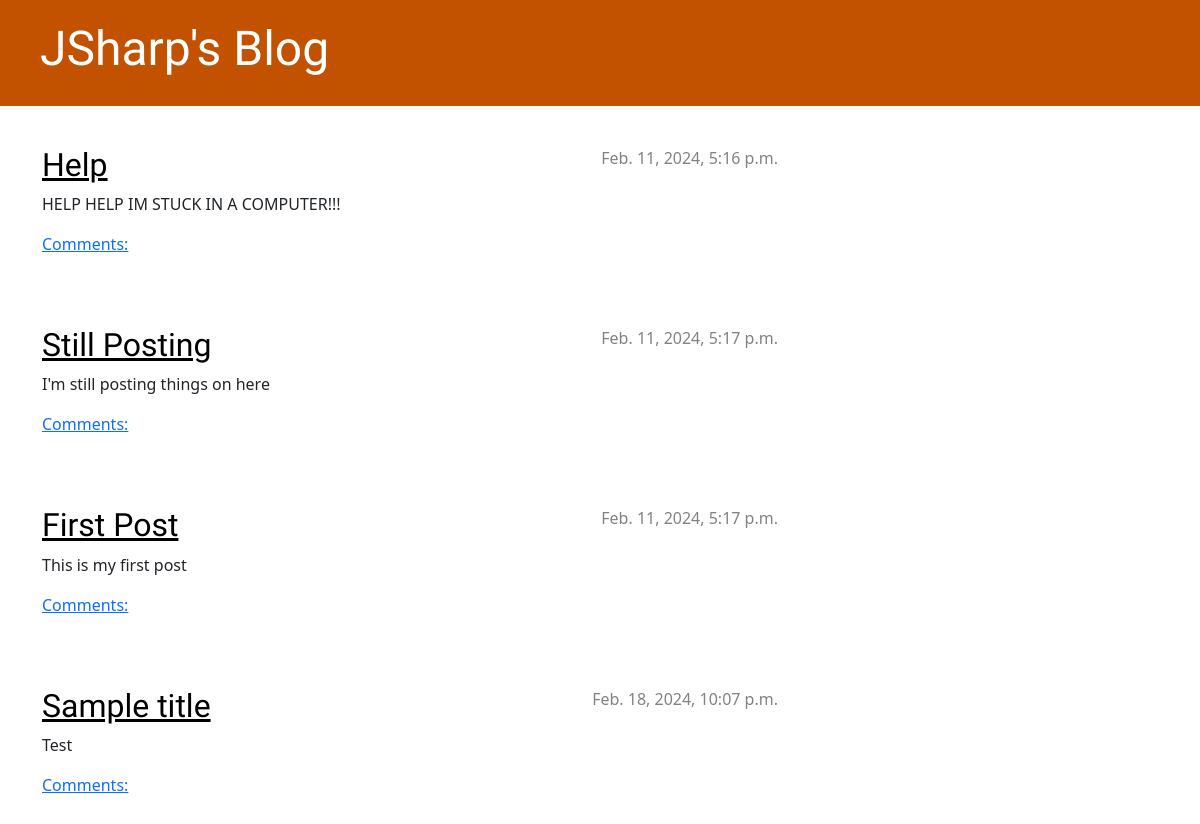
The app's page /, older data.
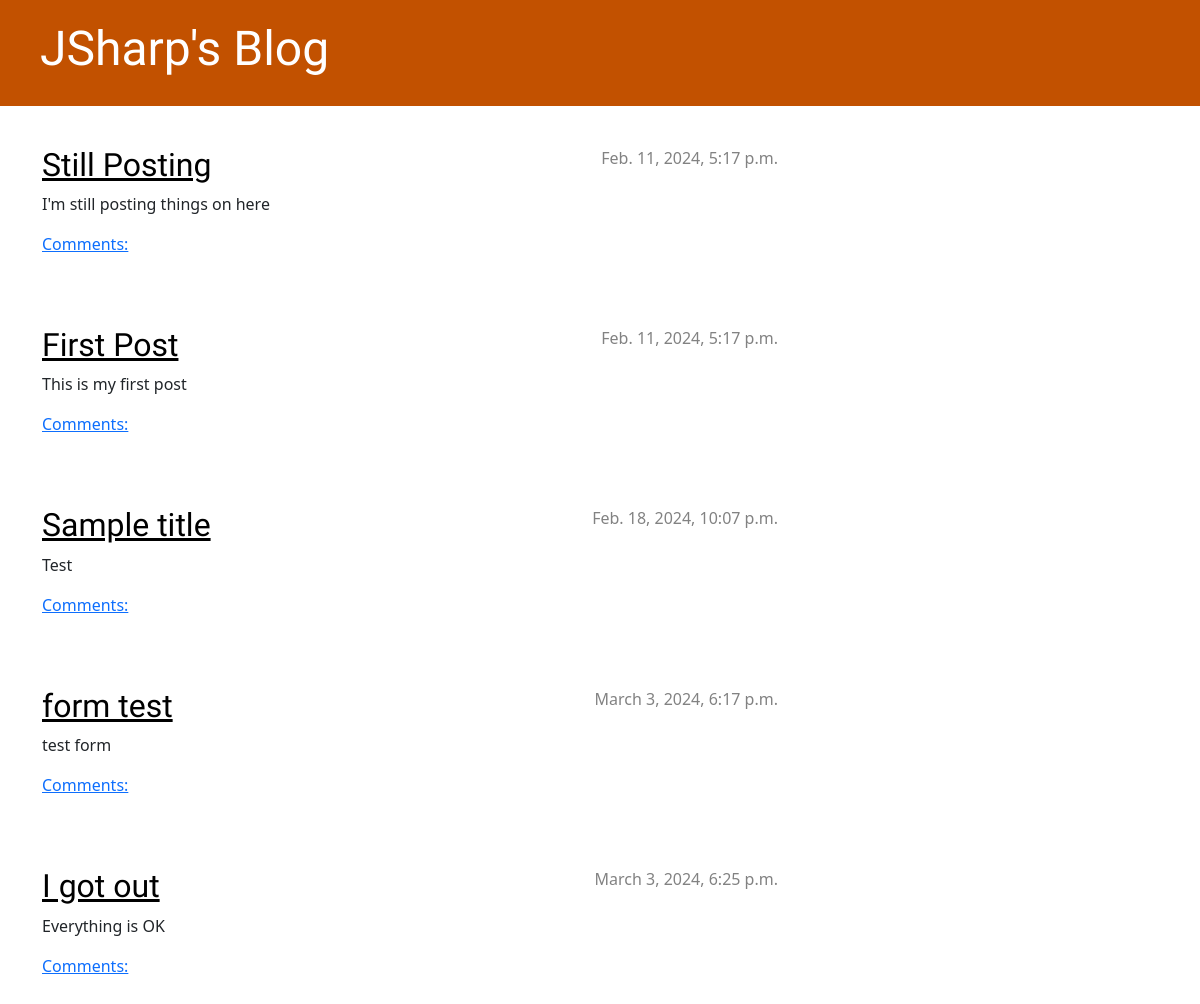
The same page, newer data.
### blog/models.py (models this page shows, shortened)
class Post(models.Model):
    author = models.ForeignKey(settings.AUTH_USER_MODEL, on_delete=models.CASCADE)
    title = models.CharField(max_length=200)
    text = models.TextField()
    created_date = models.DateTimeField(default=timezone.now)
    published_date = models.DateTimeField(blank=True, null=True)

### blog/views.py (the view)
# urls.py: path('', views.post_list, name='post_list'),
def post_list(request):
    posts = Post.objects.filter(published_date__lte=timezone.now()).order_by('published_date')
    return render(request, 'blog/post_list.html', {'posts': posts})

### blog/templates/blog/post_list.html
{% extends 'blog/base.html' %}
{% block content %}
    {% for post in posts %}
        <article class="post">
            <time class="date">
                {{ post.published_date }}
            </time>
            <h2><a href="{% url 'post_detail' pk=post.pk %}">{{ post.title }}</a></h2>
            <p>{{ post.text|linebreaksbr }}</p>
            <a href="{% url 'post_detail' pk=post.pk %}">Comments: {{ post.approved_comments.count }}</a>
        </article>
    {% endfor %}
{% endblock %}

### blog/templates/blog/base.html (shortened to what this page needs)
{% load static %}
<!DOCTYPE html>
<html>
    <head>
        <link rel="stylesheet" href="https://cdn.jsdelivr.net/npm/bootstrap@5.1.3/dist/css/bootstrap.min.css">
        <link rel="stylesheet" href="{% static 'css/blog.css' %}">
    </head>
    <body>
        <div class="page-header">
            <h1><a href="/">JSharp's Blog</a></h1>
        </div>
        <div class="content container">
            <div class="row">
                <div class="col-md-8">
                {% block content %}
                {% endblock %}
                </div>
            </div>
        </div>
    </body>
</html>

### blog/static/css/blog.css (style rules this page uses)
.page-header { background-color: #C25100; margin-top: 0; margin-bottom: 40px; padding: 20px 20px 20px 40px; }
.page-header h1, .page-header h1 a, .page-header h1 a:visited, .page-header h1 a:active { color: #ffffff; font-size: 36pt; text-decoration: none; }
h1, h2, h3, h4 { font-family: 'Lobster', cursive; }
.date { color: #828282; }
.post { margin-bottom: 70px; }
.post h2 a, .post h2 a:visited { color: #000000; }
.post > .date, .post > .actions { float: right; }

Row changes from the older to the newer data that the page shows:
added Post: published_date "March 3, 2024, 6:17 p.m.", title "form test", text "test form"
changed Post: published_date "Feb. 11, 2024, 5:16 p.m." → "March 3, 2024, 6:25 p.m."; title "Help" → "I got out"; text "HELP HELP IM STUCK IN A COMPUTER!!!" → "Everything is OK"; moves down the list
